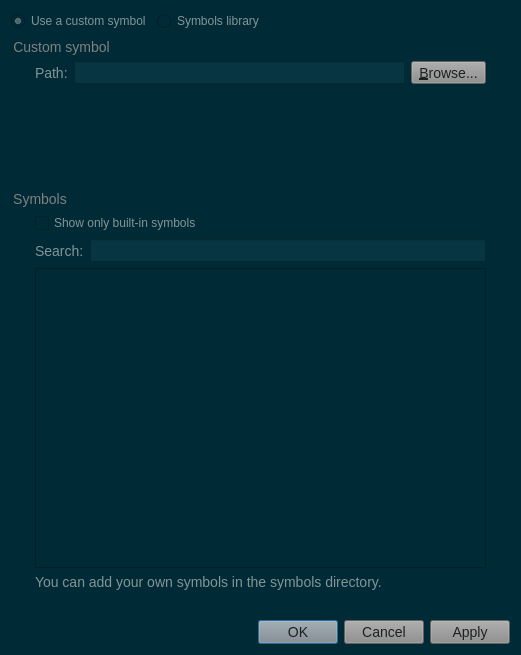
<?xml version="1.0" encoding="UTF-8"?>
<ui version="4.0">
 <class>SymbolSelectionDialog</class>
 <widget class="QDialog" name="SymbolSelectionDialog">
  <property name="geometry">
   <rect>
    <x>0</x>
    <y>0</y>
    <width>521</width>
    <height>655</height>
   </rect>
  </property>
  <property name="windowTitle">
   <string>Symbol selection</string>
  </property>
  <property name="styleSheet">
   <string notr="true">QWidget{
	background-color: #002b36;
}
QMenuBar::item{
	background-color: #002b36;
}
QDockWidget::title{
	background: #073642;
	padding-left: 5px;
}
QDockWidget, QMenuBar{
    color: #839496;
    font: bold 14px;
}
QTextEdit, QPlainTextEdit, QLineEdit, QSpinBox, QComboBox {
  background-color: #073642;
  font: 13px;
  color: #839496;
}
QTextEdit#uiConsoleTextEdit {
  background-color: #002b36;
  color: #839496;
  font: 13px;
}
QTabWidget {
	font: 14px;
	border-top: 2px;
}
QTabBar::tab {
    background: #073642;
    color: #839496;
    min-width: 8ex;
    padding: 2px;
	border-top-right-radius: 6px;
	border-top-left-radius: 6px;
}
QTabBar::tab:selected {
    background: #8a8a8a;
	color: #1d2021;
}
QGroupBox {
    color: #808080;
    font: 14px;
    padding: 15px;
    border-style: none;
}
QMainWindow::separator {
	background: #073642;
	width: 1px;
	height: 1px;
}
QComboBox {
	selection-background-color: #d75f00;
	selection-color: #1c1c1c;
}

QToolBar{
	background: #073642;
	border: 0px;
}
QPushButton {
	background-color: #8a8a8a;
    color: #1d2021;
	font: 14px;
}
QToolButton {
	background-color: #8a8a8a;
    color: #1d2021;
	font: 14px;
}
QTreeWidget, QListWidget {
	background-color: #002b36;
	color: #839496;
    alternate-background-color: #073642;
	font: 14px;
}
QTreeWidget#uiTreeWidget {
	background-color: #073642;
	color: #839496;
	font: bold 16px;
}
QTreeWidget::item:selected, QTreeWidget::item:hover, QMenu::item:selected,QToolButton::hover,QPushButton::hover,QTabBar::tab:hover {
	background-color: #d75f00;
	color: #1c1c1c;
}
QMenu {
	background-color: #002b36;
    color: #839496;
}
QLabel {
	color: #839496;
	font: 14px;
}
QLabel#uiTitleLabel {
	color: #839496;
	font: bold 16px;
}

QAbstractScrollArea::corner {
    background: #002b36;
}
QScrollBar::handle:horizontal {
    background: #073642;
    min-width: 20px;
}
QScrollBar::handle:vertical {
    background: #073642;
    min-width: 20px;
}
QScrollBar:vertical {
    width: 6px;
}
QScrollBar:horizontal {
    height: 6px;
}
QScrollBar::up-arrow:vertical, QScrollBar::down-arrow:vertical, QScrollBar::down-arrow:horizontal, QScrollBar::up-arrow:horizontal { 
	border: 0px;
    height: 0px; 
    width: 0px; 
}
         
QScrollBar::add-page:horizontal, QScrollBar::sub-page:horizontal, QScrollBar::add-page:vertical, QScrollBar::sub-page:vertical {
  background: none
}
QStatusBar {
	background-color: #073642;
	color: #839496;
}

QRadioButton, QCheckBox {
  color: #839496;
}
QRadioButton::disabled, QCheckBox::disabled {
  color: gray;
}


</string>
  </property>
  <property name="modal">
   <bool>true</bool>
  </property>
  <layout class="QVBoxLayout" name="verticalLayout_2">
   <item>
    <layout class="QHBoxLayout" name="horizontalLayout_2">
     <item>
      <widget class="QRadioButton" name="uiCustomSymbolRadioButton">
       <property name="text">
        <string>Use a custom symbol</string>
       </property>
       <property name="checked">
        <bool>true</bool>
       </property>
      </widget>
     </item>
     <item>
      <widget class="QRadioButton" name="uiBuiltInSymbolRadioButton">
       <property name="text">
        <string>Symbols library</string>
       </property>
      </widget>
     </item>
     <item>
      <spacer name="horizontalSpacer_2">
       <property name="orientation">
        <enum>Qt::Horizontal</enum>
       </property>
       <property name="sizeHint" stdset="0">
        <size>
         <width>40</width>
         <height>20</height>
        </size>
       </property>
      </spacer>
     </item>
    </layout>
   </item>
   <item>
    <widget class="QGroupBox" name="uiCustomSymbolGroupBox">
     <property name="title">
      <string>Custom symbol</string>
     </property>
     <layout class="QGridLayout" name="gridLayout">
      <item row="0" column="0">
       <widget class="QLabel" name="uiSymbolLabel">
        <property name="text">
         <string>Path:</string>
        </property>
       </widget>
      </item>
      <item row="0" column="1">
       <layout class="QHBoxLayout" name="horizontalLayout_7">
        <item>
         <widget class="QLineEdit" name="uiSymbolLineEdit"/>
        </item>
        <item>
         <widget class="QToolButton" name="uiSymbolToolButton">
          <property name="text">
           <string>&amp;Browse...</string>
          </property>
          <property name="toolButtonStyle">
           <enum>Qt::ToolButtonTextOnly</enum>
          </property>
         </widget>
        </item>
       </layout>
      </item>
      <item row="1" column="1">
       <spacer name="verticalSpacer">
        <property name="orientation">
         <enum>Qt::Vertical</enum>
        </property>
        <property name="sizeHint" stdset="0">
         <size>
          <width>20</width>
          <height>40</height>
         </size>
        </property>
       </spacer>
      </item>
     </layout>
    </widget>
   </item>
   <item>
    <widget class="QGroupBox" name="uiBuiltInGroupBox">
     <property name="title">
      <string>Symbols</string>
     </property>
     <layout class="QVBoxLayout" name="verticalLayout">
      <item>
       <widget class="QCheckBox" name="uiBuiltinSymbolOnlyCheckBox">
        <property name="text">
         <string>Show only built-in symbols</string>
        </property>
       </widget>
      </item>
      <item>
       <layout class="QHBoxLayout" name="horizontalLayout_3">
        <item>
         <widget class="QLabel" name="uiSearchLabel">
          <property name="text">
           <string>Search:</string>
          </property>
         </widget>
        </item>
        <item>
         <widget class="QLineEdit" name="uiSearchLineEdit"/>
        </item>
       </layout>
      </item>
      <item>
       <widget class="QListWidget" name="uiSymbolListWidget">
        <property name="minimumSize">
         <size>
          <width>0</width>
          <height>300</height>
         </size>
        </property>
       </widget>
      </item>
      <item>
       <widget class="QLabel" name="label">
        <property name="text">
         <string>You can add your own symbols in the symbols directory.</string>
        </property>
       </widget>
      </item>
     </layout>
    </widget>
   </item>
   <item>
    <layout class="QHBoxLayout" name="horizontalLayout">
     <item>
      <spacer name="horizontalSpacer">
       <property name="orientation">
        <enum>Qt::Horizontal</enum>
       </property>
       <property name="sizeHint" stdset="0">
        <size>
         <width>40</width>
         <height>20</height>
        </size>
       </property>
      </spacer>
     </item>
     <item>
      <widget class="QDialogButtonBox" name="uiButtonBox">
       <property name="orientation">
        <enum>Qt::Horizontal</enum>
       </property>
       <property name="standardButtons">
        <set>QDialogButtonBox::Apply|QDialogButtonBox::Cancel|QDialogButtonBox::Ok</set>
       </property>
      </widget>
     </item>
    </layout>
   </item>
  </layout>
  <zorder>uiBuiltInGroupBox</zorder>
  <zorder>uiCustomSymbolGroupBox</zorder>
 </widget>
 <resources>
  <include location="../../resources/resources.qrc"/>
 </resources>
 <connections>
  <connection>
   <sender>uiButtonBox</sender>
   <signal>accepted()</signal>
   <receiver>SymbolSelectionDialog</receiver>
   <slot>accept()</slot>
   <hints>
    <hint type="sourcelabel">
     <x>248</x>
     <y>254</y>
    </hint>
    <hint type="destinationlabel">
     <x>157</x>
     <y>274</y>
    </hint>
   </hints>
  </connection>
  <connection>
   <sender>uiButtonBox</sender>
   <signal>rejected()</signal>
   <receiver>SymbolSelectionDialog</receiver>
   <slot>reject()</slot>
   <hints>
    <hint type="sourcelabel">
     <x>316</x>
     <y>260</y>
    </hint>
    <hint type="destinationlabel">
     <x>286</x>
     <y>274</y>
    </hint>
   </hints>
  </connection>
 </connections>
</ui>
